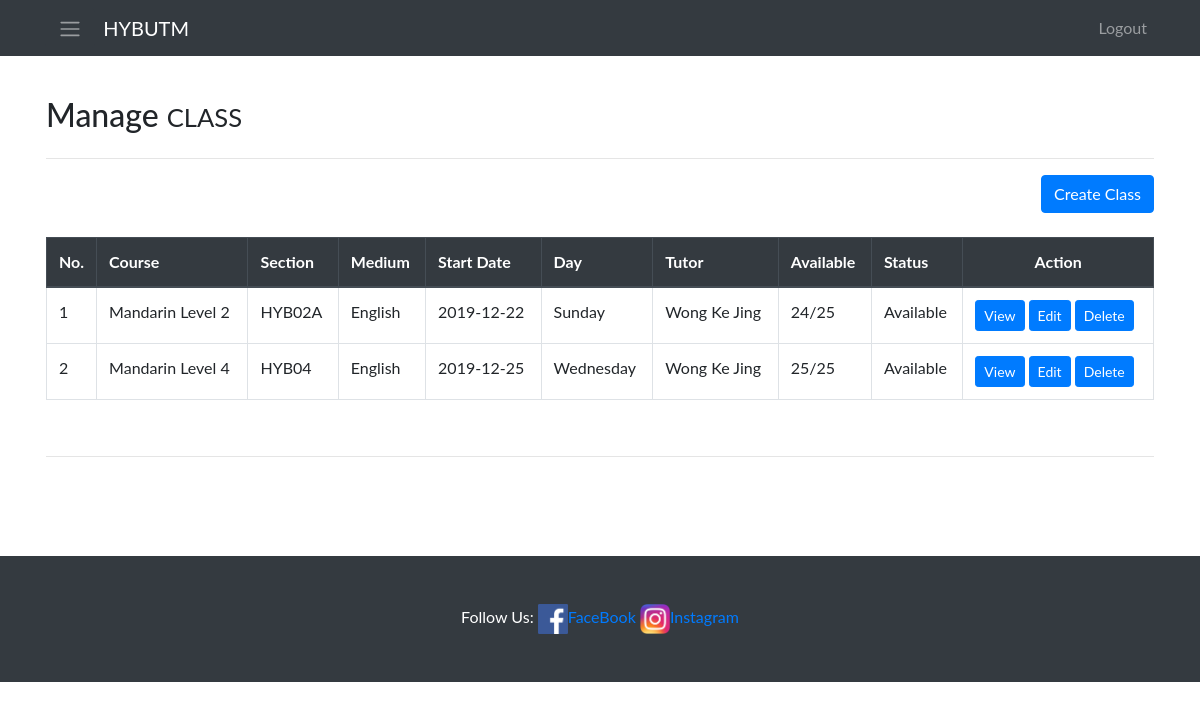
Page /ManageClass/manageClass.php on the committed database.
### tables this page shows
CREATE TABLE `course` (
  `cid` int(11) NOT NULL,
  `course` varchar(255) NOT NULL,
  `medium` varchar(20) NOT NULL,
  `sdate` date NOT NULL,
  `section` varchar(11) NOT NULL,
  `num` int(11) NOT NULL DEFAULT '0',
  `day` varchar(255) NOT NULL,
  `tutor` varchar(50) NOT NULL,
  `status` varchar(255) NOT NULL DEFAULT 'Available'
);

### ManageClass/manageClass.php (the view, shortened to what this page needs)
<!DOCTYPE html>
<html lang="en">
<head>
    <link href="../startbootstrap-blog-home-gh-pages/vendor/bootstrap/css/bootstrap.min.css" rel="stylesheet">
    <link href="https://stackpath.bootstrapcdn.com/font-awesome/4.7.0/css/font-awesome.min.css" rel="stylesheet" />
    <link href="../startbootstrap-blog-home-gh-pages/css/blog-home.css" rel="stylesheet">
</head>
<body>
    <nav class="navbar navbar-expand-lg navbar-dark bg-dark fixed-top">
        <div class="container">
            <button class="btn btn-dark" onclick="openNav()"><i class="navbar-toggler-icon"></i></button>&nbsp;&nbsp;
            <a class="navbar-brand" href="../AdminPage.php">HYBUTM</a>
            <div class="collapse navbar-collapse" id="navbarResponsive">
                <ul class="navbar-nav ml-auto">
                    <li class="nav-item">
                        <a class="nav-link" href="../logout.php">Logout</a>
                    </li>
                </ul>
            </div>
        </div>
    </nav>
    <div id="main" class="container" style="min-height: 500px;">
        <div>
            <h2 class="my-4">Manage
                <small>CLASS</small>
            </h2>
            <hr>
        </div>
        <div align="right">
            <a role="button" href="addclass.php" class="btn btn-rounded btn-primary">Create
                Class</a>
        </div>
        <br>
        <?php
        include 'dbConnect.php';
        $sql = "SELECT * FROM course ORDER BY section ASC";
        $result = $conn->query($sql);
        $num = 1;
        ?>
        <table class='table table-bordered' id='myTable' style='width:100%;'>
            <thead class="thead-dark">
                <tr>
                    <th>No.</th>
                    <th>Course</th>
                    <th>Section</th>
                    <th>Medium</th>
                    <th>Start Date</th>
                    <th>Day</th>
                    <th>Tutor</th>
                    <th>Available</th>
                    <th>Status</th>
                    <th style="text-align: center;">Action</th>
                </tr>
            </thead>
            <tbody>
                <?php if ($result->num_rows > 0) {
                    while ($row = $result->fetch_assoc()) {
                        $available = 25 - $row['num'];
                ?>
                <tr>
                    <td style='width:50px;'><?= $num ?></td>
                    <td><?= $row['course'] ?></td>
                    <td><?= $row['section'] ?></td>
                    <td><?= $row['medium'] ?></td>
                    <td><?= $row['sdate'] ?></td>
                    <td><?= $row['day'] ?></td>
                    <td><?= $row['tutor'] ?></td>
                    <td><?= $available ?>/25</td>
                    <td><?= $row['status'] ?></td>
                    <td><a role="button" href="view.php?section=<?= $row['section'] ?>"
                            class="btn btn-rounded btn-primary btn-sm">View</a>
                        <a role="button" href="edit.php?section=<?= $row['section'] ?>"
                            class="btn btn-rounded btn-primary btn-sm">Edit</a>
                        <a role="button" href="delete.php?section=<?= $row['section'] ?>"
                            class="btn btn-rounded btn-primary btn-sm"
                            onclick="return  confirm('Are you sure want to delete?\nIt cannot recover once deleted!')">Delete</a>
                    </td>
                </tr>
                <?php $num++;
                    }
                }
                ?>
            </tbody>
        </table>
        <br>
        <hr>
    </div>
    <footer class="py-5 bg-dark">
        <div class="container">
            <p class="m-0 text-center text-white">Follow Us:
                <a href="http://wwww.facebook.com/hybutm" target="_blank">
                    <img src="../images/fb-art.png" alt="FaceBook Page" style="width:30px;height:30px;" id="fb">FaceBook
                </a>
                <a href="https://www.instagram.com/hybutm/" target="_blank">
                    <img src="../images/ig-logo-email.png" alt="Instagram" style="width:30px;height:30px;"
                        id="Insta">Instagram
                </a></p>
        </div>
    </footer>
</body>
</html>

### ManageClass/manageClass.php (style rules this page uses)
body { font-family: "Lato", sans-serif; }
#main { transition: margin-left .5s; padding: 16px; }

### rows in the picture
course: course "Mandarin Level 2", section "HYB02A", medium "English", sdate "2019-12-22", day "Sunday", tutor "Wong Ke Jing", num "24", status "Available"
course: course "Mandarin Level 4", section "HYB04", medium "English", sdate "2019-12-25", day "Wednesday", tutor "Wong Ke Jing", num "25", status "Available"
